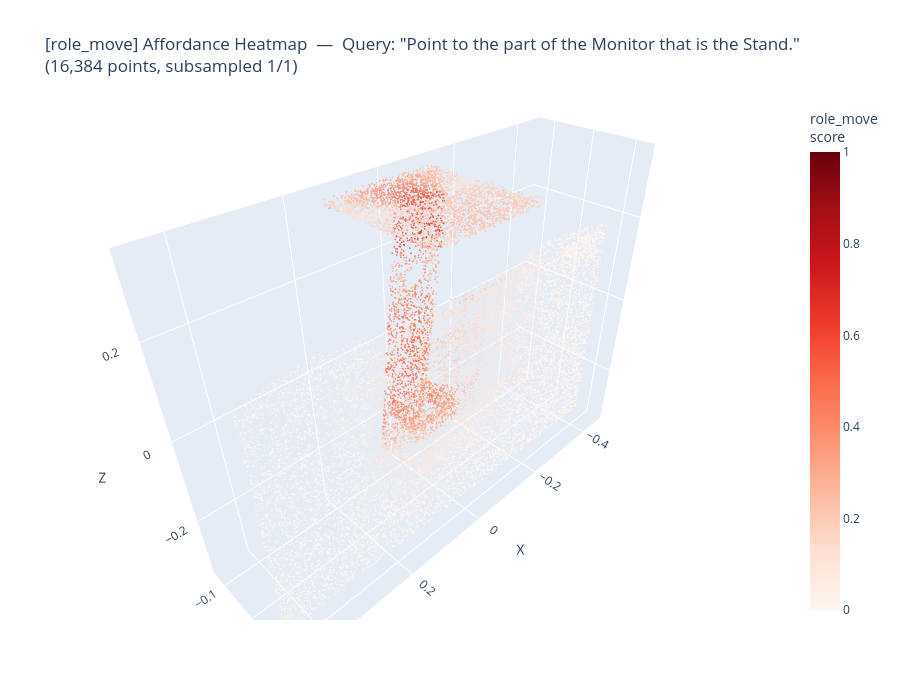
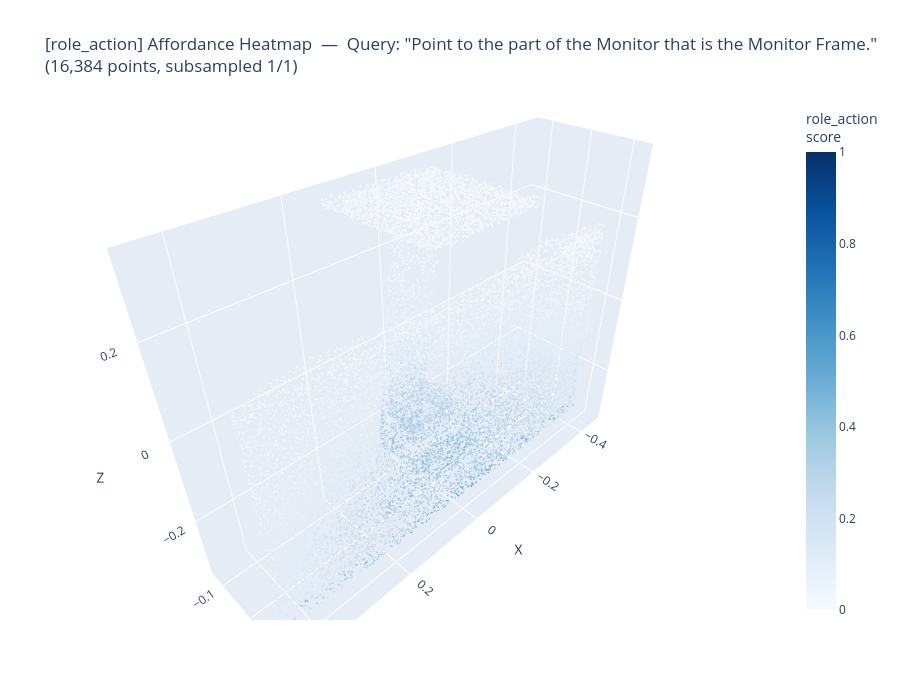

The code cell stored with these charts, in order, in its notebook:
### Code cell
# ====== 3D 視覺化: 每個 role 一張 plot ======
import plotly.graph_objects as go

subsample = 1
idx = np.arange(0, len(gt_points), subsample)
pts_sub = gt_points[idx]
print(f"Subsampled: {len(pts_sub):,} points (1/{subsample})")

for role in ROLES:
    scores_sub = affordance_scores_per_role[role][idx]
    counts_sub = visibility_counts_per_role[role][idx]

    fig = go.Figure()
    fig.add_trace(go.Scatter3d(
        x=pts_sub[:, 0],
        y=-pts_sub[:, 1],
        z=-pts_sub[:, 2],
        mode='markers',
        marker=dict(
            size=1,
            color=scores_sub,
            colorscale=ROLE_COLORSCALES[role],
            cmin=0, cmax=1,
            colorbar=dict(title=f'{role}<br>score'),
            opacity=0.85,
        ),
        text=[f'score={s:.3f}, views={c}' for s, c in zip(scores_sub, counts_sub)],
        hoverinfo='text',
        name=role,
    ))
    fig.update_layout(
        title=f'[{role}] Affordance Heatmap  —  Query: "{ROLE_QUERIES[role]}"<br>'
              f'({len(pts_sub):,} points, subsampled 1/{subsample})',
        scene=dict(aspectmode='data', xaxis_title='X', yaxis_title='Y', zaxis_title='Z'),
        width=900, height=700,
    )
    fig.show()

### Figure 1 — Plotly figure (JSON) as saved in the notebook; plotly's stock layout.template omitted (floating-point values rounded to 4 significant figures; data arrays with more than 128 entries replaced by an {"elided": "..."} marker saying what was removed)
{"data": [{"hoverinfo": "text", "marker": {"cmax": 1, "cmin": 0, "color": {"elided": "16384 float values"}, "colorbar": {"title": {"text": "role_move<br>score"}}, "colorscale": [[0, "rgb(255,245,240)"], [0.125, "rgb(254,224,210)"], [0.25, "rgb(252,187,161)"], [0.375, "rgb(252,146,114)"], [0.5, "rgb(251,106,74)"], [0.625, "rgb(239,59,44)"], [0.75, "rgb(203,24,29)"], [0.875, "rgb(165,15,21)"], [1, "rgb(103,0,13)"]], "opacity": 0.85, "size": 1}, "mode": "markers", "name": "role_move", "text": {"elided": "16384 str values"}, "type": "scatter3d", "x": {"elided": "16384 float values"}, "y": {"elided": "16384 float values"}, "z": {"elided": "16384 float values"}}], "layout": {"height": 700, "scene": {"aspectmode": "data", "xaxis": {"title": {"text": "X"}}, "yaxis": {"title": {"text": "Y"}}, "zaxis": {"title": {"text": "Z"}}}, "title": {"text": "[role_move] Affordance Heatmap  —  Query: \"Point to the part of the Monitor that is the Stand.\"<br>(16,384 points, subsampled 1/1)"}, "width": 900}}

### Figure 2 — Plotly figure (JSON) as saved in the notebook; plotly's stock layout.template omitted (floating-point values rounded to 4 significant figures; data arrays with more than 128 entries replaced by an {"elided": "..."} marker saying what was removed)
{"data": [{"hoverinfo": "text", "marker": {"cmax": 1, "cmin": 0, "color": {"elided": "16384 float values"}, "colorbar": {"title": {"text": "role_action<br>score"}}, "colorscale": [[0, "rgb(247,251,255)"], [0.125, "rgb(222,235,247)"], [0.25, "rgb(198,219,239)"], [0.375, "rgb(158,202,225)"], [0.5, "rgb(107,174,214)"], [0.625, "rgb(66,146,198)"], [0.75, "rgb(33,113,181)"], [0.875, "rgb(8,81,156)"], [1, "rgb(8,48,107)"]], "opacity": 0.85, "size": 1}, "mode": "markers", "name": "role_action", "text": {"elided": "16384 str values"}, "type": "scatter3d", "x": {"elided": "16384 float values"}, "y": {"elided": "16384 float values"}, "z": {"elided": "16384 float values"}}], "layout": {"height": 700, "scene": {"aspectmode": "data", "xaxis": {"title": {"text": "X"}}, "yaxis": {"title": {"text": "Y"}}, "zaxis": {"title": {"text": "Z"}}}, "title": {"text": "[role_action] Affordance Heatmap  —  Query: \"Point to the part of the Monitor that is the Monitor Frame.\"<br>(16,384 points, subsampled 1/1)"}, "width": 900}}
